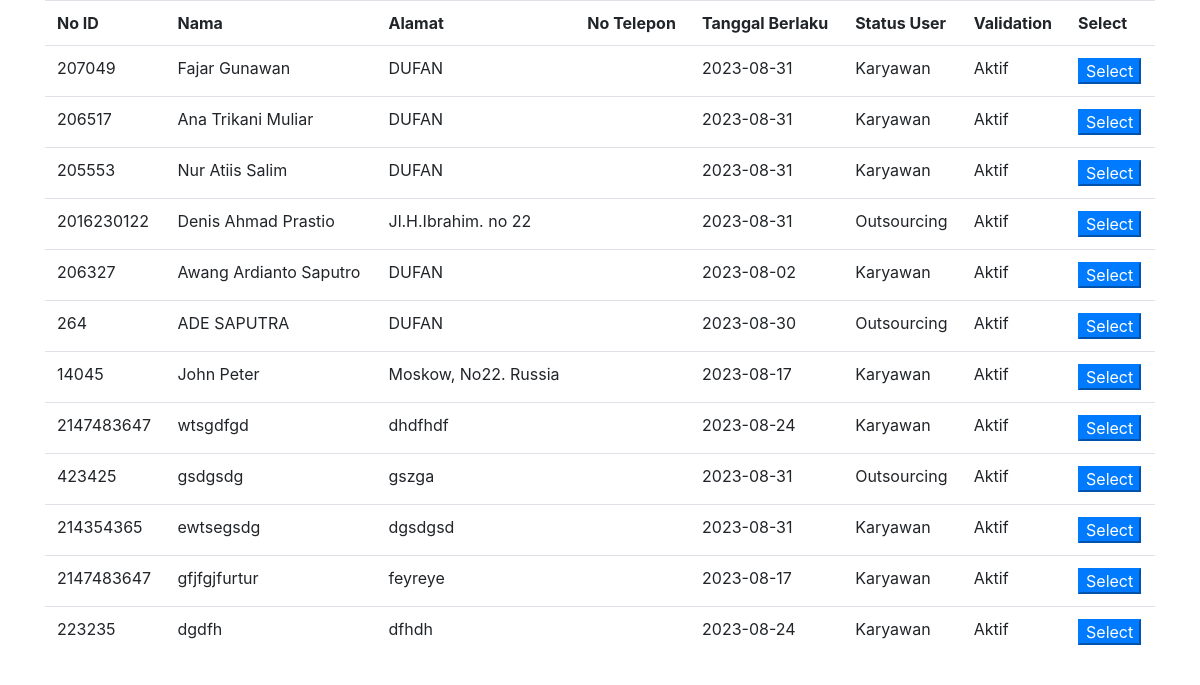
/project.php, run on the app's committed database.
### tables this page shows
CREATE TABLE `user` (
  `nik` int(200) NOT NULL,
  `jenis_id` varchar(11) NOT NULL,
  `no_id` int(25) NOT NULL,
  `nama` varchar(50) DEFAULT NULL,
  `alamat` varchar(100) DEFAULT NULL,
  `tanggal_mulai` date DEFAULT NULL,
  `tanggal_berlaku` date DEFAULT NULL,
  `status_user` varchar(12) DEFAULT NULL,
  `validation` varchar(100) NOT NULL,
  `lokasi_gambar` varchar(255) NOT NULL
);

### project.php (the view, shortened to what this page needs)
<?php
include("koneksi.php");
$result = $mysqli->query("SELECT * FROM user");
?>
<link rel="stylesheet" type="text/css" href="assets/css/bootstrap.min.css">
<div class="container">
<?php if ($result->num_rows > 0) {
    echo "<div class='table-responsive'>
          <table class='table'>
          <tr><th>No ID</th><th>Nama</th><th>Alamat</th><th>No Telepon</th><th>Tanggal Berlaku</th><th>Status User</th><th>Validation</th><th>Select</th></tr>";
    while ($row = $result->fetch_assoc()) {
        echo "<tr><td>" . $row["no_id"] . "</td><td>" . $row["nama"] . "</td><td>" . $row["alamat"] . "</td><td>" . $row["no_telphone"] . "</td><td>" . $row["tanggal_berlaku"] . "</td><td>" . $row["status_user"] . "</td><td>" . $row["validation"] . "</td><td><button class='btn-primary btn-xs' onclick='selectUser(". $row["nik"] . ", \"" . $row["no_id"] . "\",\"" . $row["nama"] . "\", \"" . $row["alamat"] . "\", \"" . $row["no_telphone"] . "\", \"" . $row["tanggal_berlaku"] . "\", \"" . $row["status_user"] . "\", \"" . $row["validation"] . "\")'>Select</button></td></tr>";
    }
    echo "</table></div>";
}
?>
<body>

### data on the page
user: no "207049", nama "Fajar Gunawan", alamat "DUFAN", tanggal_berlaku "2023-08-31", status_user "Karyawan", validation "Aktif"
user: no "206517", nama "Ana Trikani Muliar", alamat "DUFAN", tanggal_berlaku "2023-08-31", status_user "Karyawan", validation "Aktif"
user: no "205553", nama "Nur Atiis Salim", alamat "DUFAN", tanggal_berlaku "2023-08-31", status_user "Karyawan", validation "Aktif"
user: no "2016230122", nama "Denis Ahmad Prastio", alamat "Jl.H.Ibrahim. no 22", tanggal_berlaku "2023-08-31", status_user "Outsourcing", validation "Aktif"
user: no "206327", nama "Awang Ardianto Saputro", alamat "DUFAN", tanggal_berlaku "2023-08-02", status_user "Karyawan", validation "Aktif"
user: no "264", nama "ADE SAPUTRA", alamat "DUFAN", tanggal_berlaku "2023-08-30", status_user "Outsourcing", validation "Aktif"
user: no "14045", nama "John Peter", alamat "Moskow, No22. Russia", tanggal_berlaku "2023-08-17", status_user "Karyawan", validation "Aktif"
user: no "2147483647", nama "wtsgdfgd", alamat "dhdfhdf", tanggal_berlaku "2023-08-24", status_user "Karyawan", validation "Aktif"
user: no "423425", nama "gsdgsdg", alamat "gszga", tanggal_berlaku "2023-08-31", status_user "Outsourcing", validation "Aktif"
user: no "214354365", nama "ewtsegsdg", alamat "dgsdgsd", tanggal_berlaku "2023-08-31", status_user "Karyawan", validation "Aktif"
user: no "2147483647", nama "gfjfgjfurtur", alamat "feyreye", tanggal_berlaku "2023-08-17", status_user "Karyawan", validation "Aktif"
user: no "223235", nama "dgdfh", alamat "dfhdh", tanggal_berlaku "2023-08-24", status_user "Karyawan", validation "Aktif"
